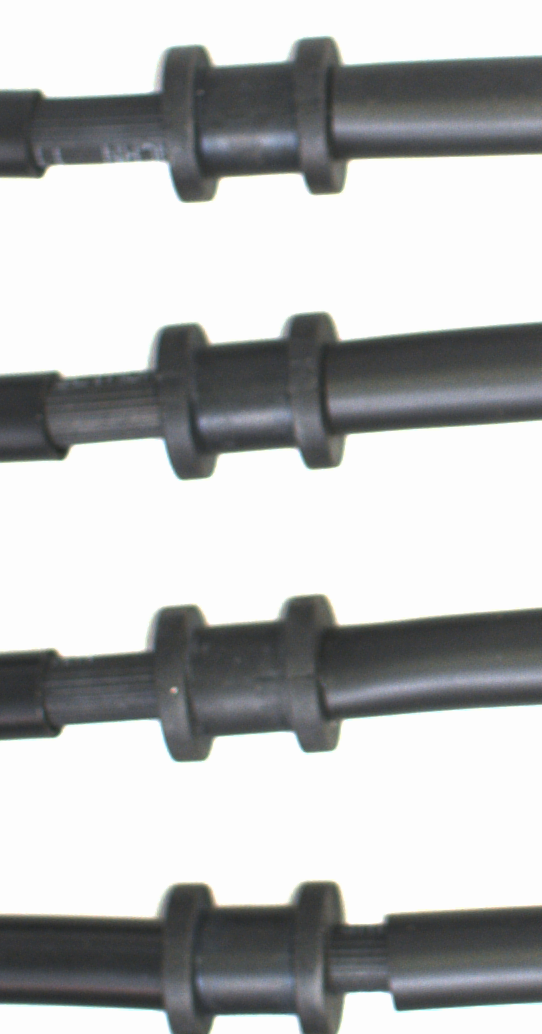
#> input picture datafornichi/src/realsense/h11.bmp, 542 x 1034 px
$ python tm_cmd.py
#> lines starting #> are read from the running program, lines starting #| are printed output that depends on the picture; after the words box and inside, x2 and y2 are one past the last pixel; in counts of white or black regions, pixels touching at a corner belong together; long printed decimals are rounded
import os
import cv2
import numpy as np
import math
import time
import sys
try:
    import imutils
except:
    os.system("pip install imutils")
    import imutils


def crop_and_process_large_image(large_image_path, coordinates_str):
    large_image = cv2.imread(large_image_path)
    try:
        coordinates = list(map(int, coordinates_str.split(',')))
        x1, y1, x2, y2, x4, y4, x3, y3 = coordinates
        x = int(min(x1, x2, x3, x4))
        y = int(min(y1, y2, y3, y4))
        width = int(max(x1, x2, x3, x4) - x)
        height = int(max(y1, y2, y3, y4) - y)
        cropped_image = large_image[y:y + height, x:x + width]
        return cropped_image,x,y
    except:
        if not coordinates_str:
            cropped_image= large_image
            return  cropped_image,0,0
        print("coordinates erro")
        return 0,0,0,0


def fit_angel_pca(sr,thr):
    min = 3000
    output = {}
    # tien xu ly
    img_src = cv2.cvtColor(sr, cv2.COLOR_BGR2GRAY)
    blurred = cv2.GaussianBlur(img_src, (3, 3), 0)
    _,src = cv2.threshold(blurred,thr, 255, cv2.THRESH_BINARY_INV)
    contours, hierarchy = cv2.findContours(src, cv2.RETR_TREE, cv2.CHAIN_APPROX_NONE)
    for index, cnt in enumerate(contours):
        if hierarchy[0, index, 3] != -1:
            continue;
        # if hierarchy[0, index, 2] != -1:
        #     continue;
        area = cv2.contourArea(cnt)
        if area >= min:
            data = cnt[:, 0, :].astype(np.float32)
            mean, eigenvectors = cv2.PCACompute(data, mean=None)
            angel = math.atan2(eigenvectors[0][1], eigenvectors[0][0]) * (180 / math.pi)
            mean_point = (int(round(mean[0][0])), int(round(mean[0][1])))
            cv2.circle(sr, mean_point, 5, (0, 0, 255), -1)
            output[tuple(mean.flatten())] = angel
            scale = 100
            vector2_end = (int(mean_point[0] + eigenvectors[0][0] * scale), int(mean_point[1] + eigenvectors[0][1] * scale))
            cv2.line(sr, mean_point, vector2_end, (0, 255, 0), 1, cv2.LINE_AA)
            text = f"(angel: {angel})"
            cv2.putText(sr, text, (int(round(mean[0][0]) - 30), int(round(mean[0][1]) + 30)), cv2.FONT_HERSHEY_SIMPLEX, 0.5, (255, 0, 0), 1)
    # cv2.imshow('Original Image', sr)
    return output,src,contours,hierarchy

def remove_jig(img):
    hsv = cv2.cvtColor(img, cv2.COLOR_BGR2HSV)
    lower_blue = np.array([90, 80, 80])
    upper_blue = np.array([130, 255, 255])
    # Tạo mask để chỉ giữ lại các pixel nằm trong khoảng giá trị màu xanh dương
    mask = np.zeros_like(img, dtype=np.uint8)
    mask[(hsv[:, :, 0] >= lower_blue[0]) & (hsv[:, :, 0] <= upper_blue[0]) &
         (hsv[:, :, 1] >= lower_blue[1]) & (hsv[:, :, 1] <= upper_blue[1]) &
         (hsv[:, :, 2] >= lower_blue[2]) & (hsv[:, :, 2] <= upper_blue[2])] =255
    result = cv2.bitwise_or(img, mask)
    # cv2.imshow('Original Image', mask)
    # cv2.imshow('Image without Blue-Green Objects', result)
    return result

def padding(img,size):
    top, bottom, left, right = size, size,0,0
    border_color = [0, 0, 0]
    image_with_padding = cv2.copyMakeBorder(img, top, bottom, left, right, cv2.BORDER_CONSTANT, value=border_color)
    return image_with_padding

def rotate_point_in_image(image, point, angle_degrees):
    height, width = image.shape[:2]
    center = (width // 2, height // 2)
    rotation_matrix = cv2.getRotationMatrix2D(center, angle_degrees, 1.0)
    rotated_point = np.dot(rotation_matrix, np.array([point[0], point[1], 1]))
    new_x, new_y = rotated_point[:2].astype(int)
    newpoint = (int(new_x),int(new_y))
    return newpoint


def matching(edges_src,edges_tem,template,object,min_thresh,sr0):
    # # init parameter
    method = eval("cv2.TM_CCOEFF_NORMED")
    h, w = edges_tem.shape[:2]
    topleft = [0, 0]
    y_size = max(h, w)
    x_size = edges_src.shape[1]
    angel_target = []
    mean_target = []
    for angle_t in template.values():
        for index, (mean, angles) in enumerate(object.items()):
            # angle = angles - angle_t
            angle = angles
            rotated_src = imutils.rotate(edges_src,angle)
            roi_x = 0
            roi_y = int(mean[1] - y_size/2)
            roi_y = max(roi_y, 0)
            # Tạo ROI (Region of Interest)
            roi = rotated_src[roi_y:roi_y + y_size, roi_x:x_size]
            # cv2.imshow('roi', roi)
            if(roi_y+y_size) > edges_src.shape[0]:
                size = roi_y+y_size - edges_src.shape[0]
                roi =  padding(roi, size)
                roi_y = roi_y - size
            res = cv2.matchTemplate(roi, edges_tem, method)
            min_val, max_val, min_loc, max_loc = cv2.minMaxLoc(res)
            # print(max_val)
            if max_val >= min_thresh:
                # sr0 = imutils.rotate(sr0, angle)
                topleft = max_loc
                topleft = (topleft[0], topleft[1] + roi_y)
                bottomright = (topleft[0] + w, topleft[1] + h)
                # cv2.rectangle(sr0, topleft, bottomright, (0, 255, 255), 1)
                center_x = (topleft[0] + bottomright[0]) // 2
                center_y = (topleft[1] + bottomright[1]) // 2
                # sr0 = imutils.rotate(sr0, -angle)

                m_target = (center_x, center_y)
                m_target = rotate_point_in_image(sr0, m_target, -angle)
                cv2.circle(sr0, (m_target[0], m_target[1]), 3, (0, 255, 255), -1)
                mean_target.append(m_target)
                angel_target.append(angles)
    # cv2.imshow('Original Image', sr0)
    # cv2.imwrite("kt_mean.png",sr0)
    # cv2.waitKey(0)
    return  angel_target,mean_target

path ="datafornichi/src/realsense/h11.bmp"
coordinates_src = ""
coordinates_tem ="134,14,300,14,145,180,345,180"
thresh = 180

tart_time = time.time()
sr0,xs,ys = crop_and_process_large_image(path,coordinates_src)
#> in crop_and_process_large_image, large_image is the input picture: shape (1034, 542, 3); mean B, G, R 186.7, 186.5, 185.1
#> xs = 0; ys = 0

sr1,xt,yt = crop_and_process_large_image(path,coordinates_tem)
#> call 2 of crop_and_process_large_image, with large_image_path = 'datafornichi/src/realsense/h11.bmp', coordinates_str = '134,14,300,14,145,180,345,180'
#> in crop_and_process_large_image (call 2), `cropped_image = large_image[y:y + height, x:x + width]`:
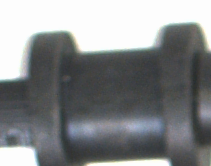
#> cropped_image: shape (166, 211, 3); mean B, G, R 137.5, 136.3, 133.7
#> xt = 134; yt = 14


sr1 = remove_jig(sr1)
sr0 = remove_jig(sr0)

start_time = time.time()
template,edges_tem,contourt,_ = fit_angel_pca(sr1,thresh)
#> in fit_angel_pca, `_,src = cv2.threshold(blurred,thr, 255, cv2.THRESH_BINARY_INV)`:
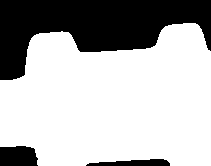
#> src: shape (166, 211); 70% white; 3 black regions
#> in fit_angel_pca, `contours, hierarchy = cv2.findContours(src, cv2.RETR_TREE, cv2.CHAIN_A..`: contours = 1 contour; box (x1, y1, x2, y2) and area: (0, 23, 211, 166) 24192
#> the loop in fit_angel_pca, `for index, cnt in enumerate(contours):` made 1 pass
#> (area, mean, eigenvectors, angel, mean_point, scale, vector2_end, text) on pass 1: (24191.5, [[110.4, 100.4]], [[0.998, -0.0554], [0.0554, 0.998]], -3.18, (110, 100), 100, (209, 94), '(angel: -3.1764771848750564)')
#> after the loop in fit_angel_pca, `for index, cnt in enumerate(contours):`:
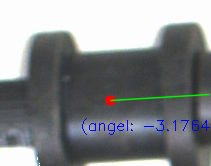
#> sr: shape (166, 211, 3); mean B, G, R 138, 135.9, 133
#> after the loop in fit_angel_pca, `for index, cnt in enumerate(contours):`: output = {(110.4, 100.4): -3.18}
#> template = {(110.4, 100.4): -3.18}; contourt has the same summary as contours in fit_angel_pca
object,edges_src,contours,hierarchy = fit_angel_pca(sr0,thresh)
#> call 2 of fit_angel_pca, with thr = 180
#> in fit_angel_pca (call 2), `_,src = cv2.threshold(blurred,thr, 255, cv2.THRESH_BINARY_INV)`:
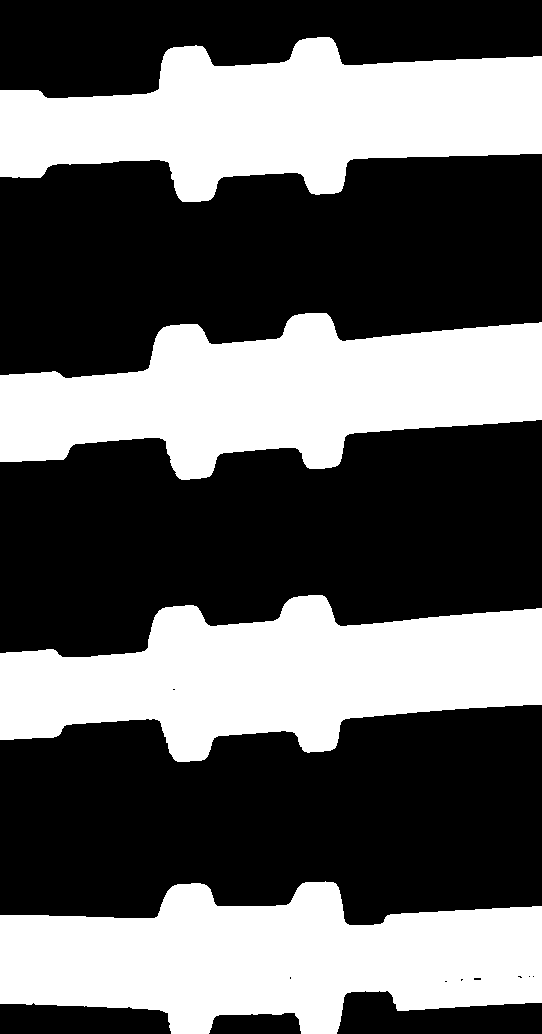
#> src: shape (1034, 542); 39.5% white; 4 white regions
#> in fit_angel_pca (call 2), `contours, hierarchy = cv2.findContours(src, cv2.RETR_TREE, cv2.CHAIN_A..`: contours = 12 contours, 7 with area under 20; largest, box (x1, y1, x2, y2) and area: (0, 881, 542, 1034) 55231, (0, 313, 542, 480) 54822, (0, 595, 542, 762) 54508, (0, 37, 542, 202) 54064, (473, 977, 482, 981) 22
#> the loop in fit_angel_pca (call 2), `for index, cnt in enumerate(contours):` made 12 passes
#> (area, mean, eigenvectors, angel, mean_point, vector2_end, text) on passes 1, 9, 11: (55231, [[273.4, 959.3]], [[1, -0.00834], [0.00834, 1]], -0.478, (273, 959), (372, 958), '(angel: -0.47796756757220815)'), (54507.5, [[268.5, 676.6]], [[0.997, -0.079], [0.079, 0.997]], -4.53, (269, 677), (368, 669), '(angel: -4.533302152168847)'), (54822, [[269.1, 394.4]], [[0.996, -0.0942], [0.0942, 0.996]], -5.41, (269, 394), (368, 384), '(angel: -5.406462201956112)')
#> after the loop in fit_angel_pca (call 2), `for index, cnt in enumerate(contours):`:
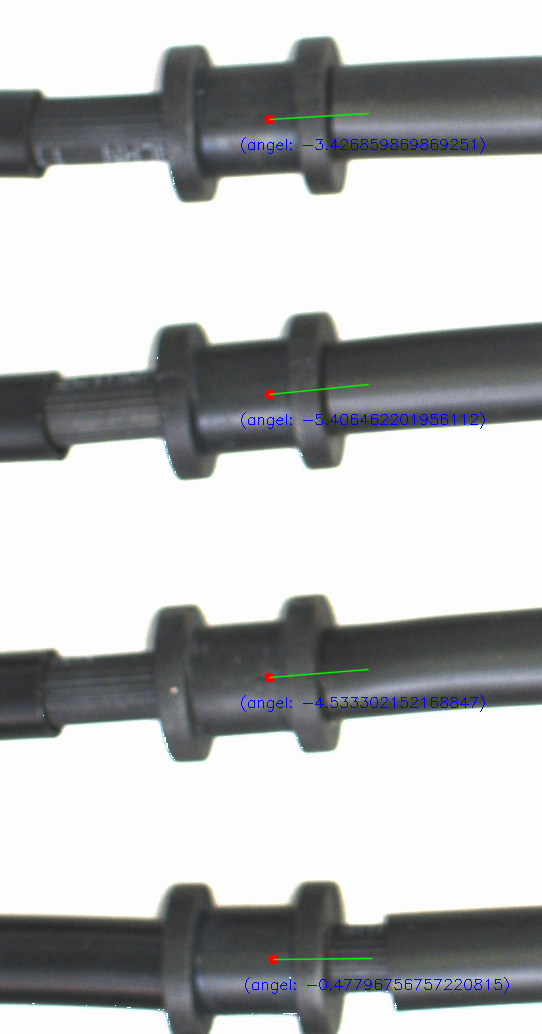
#> sr: shape (1034, 542, 3); mean B, G, R 187.2, 186.2, 184.8
#> after the loop in fit_angel_pca (call 2), `for index, cnt in enumerate(contours):`: output = {(273.4, 959.3): -0.478, (268.5, 676.6): -4.53, (269.1, 394.4): -5.41, (269.3, 118.7): -3.43}
#> object has the same summary as output in fit_angel_pca

angel, mean = matching(edges_src,edges_tem,template,object,0.5,sr0)
#> the loop in matching, `for angle_t in template.values():` made 1 pass
#> angle_t on pass 1: -3.18
#> pass 1, in padding, `image_with_padding = cv2.copyMakeBorder(img, top, bottom, left, right,..`:
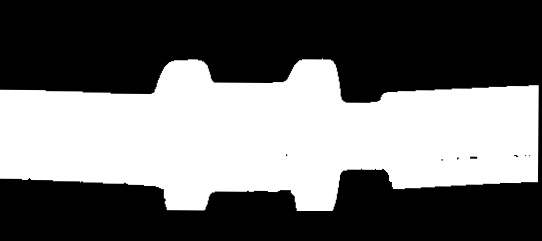
#> image_with_padding: shape (241, 542); min 0, max 255, mean 108.5
#> after the loop in matching, `for angle_t in template.values():`:
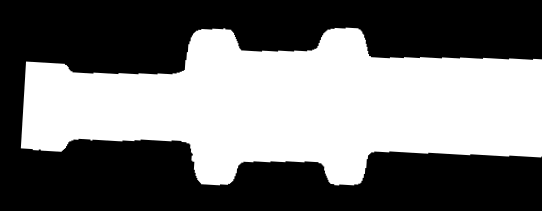
#> roi: shape (211, 542); min 0, max 255, mean 116.9
#> after the loop in matching, `for angle_t in template.values():`: angel_target = [-0.478, -4.53, -5.41, -3.43]; mean_target = [(238, 937), (230, 657), (234, 373), (239, 97)]; size = 30
#> angel = [-0.478, -4.53, -5.41, -3.43]; mean = [(238, 937), (230, 657), (234, 373), (239, 97)]
print(angel,mean)
#| [-0.478, -4.533, -5.406, -3.427] [(238, 937), (230, 657), (234, 373), (239, 97)]
end_time = time.time()
execution_time = end_time - start_time
print(f"Thời gian chạy: {execution_time} giây")
# cv2.waitKey(0)
cv2.destroyAllWindows()

# [36 lines of commented-out code are left out]

$ run again, with datafornichi/src/realsense/jig1.jpg saved as datafornichi/src/realsense/h11.bmp
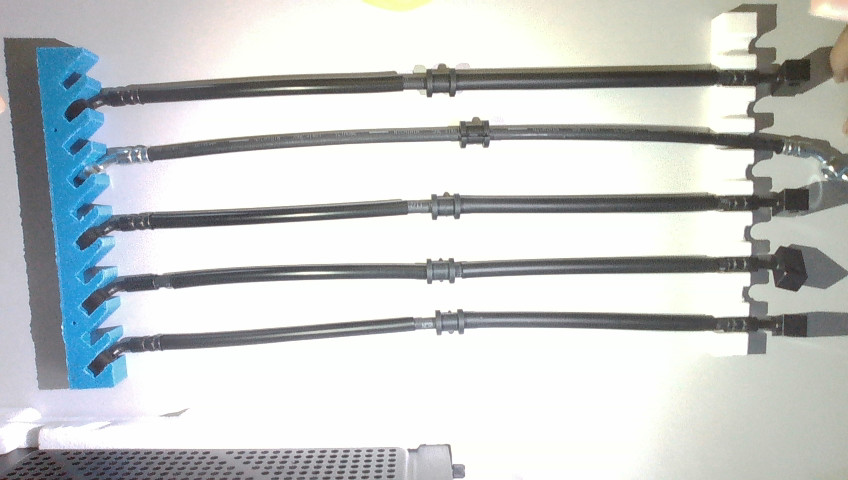
#> input picture datafornichi/src/realsense/jig1.jpg, 848 x 480 px
#> in crop_and_process_large_image, large_image is the input picture: shape (480, 848, 3); mean B, G, R 202.7, 202.7, 198.9
#> xs = 0
#> xt = 134; yt = 14
#> hsv: shape (166, 211, 3); mean H, S, V 56.3, 8.3, 216.6
#> hsv: shape (480, 848, 3); mean H, S, V 53.2, 17.5, 207.1
#> src: shape (166, 211); 20.9% white; 2 white regions
#> in fit_angel_pca, `contours, hierarchy = cv2.findContours(src, cv2.RETR_TREE, cv2.CHAIN_A..`: contours = 6 contours, 2 with area under 20; largest, box (x1, y1, x2, y2) and area: (0, 59, 211, 91) 4088, (0, 116, 211, 149) 2878, (141, 72, 178, 77) 101, (3, 137, 9, 148) 27
#> the loop in fit_angel_pca, `for index, cnt in enumerate(contours):` made 6 passes
#> (area, mean, eigenvectors, angel, mean_point, scale, vector2_end, text) on pass 5: (4088, [[105, 73.75]], [[0.998, -0.0555], [0.0555, 0.998]], -3.18, (105, 74), 100, (204, 68), '(angel: -3.17876087554558)')
#> after the loop in fit_angel_pca, `for index, cnt in enumerate(contours):`:
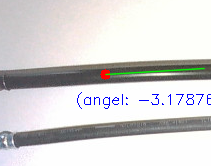
#> sr: shape (166, 211, 3); mean B, G, R 212, 211.9, 213.6
#> after the loop in fit_angel_pca, `for index, cnt in enumerate(contours):`: output = {(105, 73.75): -3.18}
#> contourt has the same summary as contours in fit_angel_pca
#> img_src: shape (480, 848)
#> blurred: shape (480, 848)
#> src: shape (480, 848); 25.5% white; 20 white regions (10 under 20 px)
#> in fit_angel_pca (call 2), `contours, hierarchy = cv2.findContours(src, cv2.RETR_TREE, cv2.CHAIN_A..`: contours = 77 contours, 55 with area under 20; largest, box (x1, y1, x2, y2) and area: (67, 0, 848, 373) 75606, (0, 0, 83, 390) 13171, (0, 427, 403, 480) 11220, (751, 152, 829, 193) 1799, (813, 459, 848, 480) 260
#> the loop in fit_angel_pca (call 2), `for index, cnt in enumerate(contours):` made 77 passes
#> (area, mean, eigenvectors, angel, mean_point, vector2_end, text) on passes 7, 27, 68: (11219.5, [[228.5, 462.1]], [[1, 0.00343], [-0.00343, 1]], 0.196, (229, 462), (328, 462), '(angel: 0.19643747207207024)'), (75605.5, [[485.5, 200.9]], [[0.998, -0.0581], [0.0581, 0.998]], -3.33, (486, 201), (585, 195), '(angel: -3.328928498016764)'), (13171, [[37.04, 165.3]], [[0.0419, 0.999], [0.999, -0.0419]], 87.6, (37, 165), (41, 264), '(angel: 87.60029206081717)')
#> `object,edges_src,contours,hierarchy = fit_angel_pca(sr0,thresh)`: object = {(228.5, 462.1): 0.196, (485.5, 200.9): -3.33, (37.04, 165.3): 87.6}
#> the loop in matching, `for angle_t in template.values():` made 1 pass
#> angle_t on pass 1: -3.18
#> after the loop in matching, `for angle_t in template.values():`:
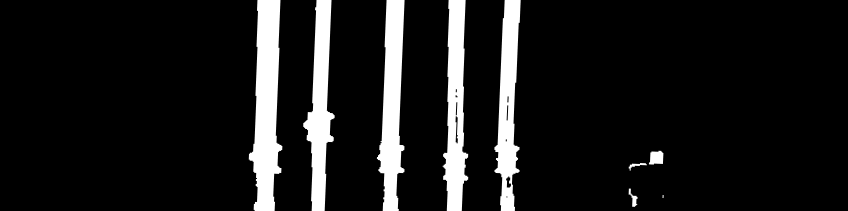
#> roi: shape (211, 848); min 0, max 255, mean 26.6
#> after the loop in matching, `for angle_t in template.values():`: angel_target = [0.196, -3.33]; mean_target = [(163, 473), (187, 231)]; size = 87
#> `angel, mean = matching(edges_src,edges_tem,template,object,0.5,sr0)`: angel = [0.196, -3.33]; mean = [(163, 473), (187, 231)]
#| [0.1964, -3.329] [(163, 473), (187, 231)]

$ run again, with datafornichi/src/realsense/rs1.jpg saved as datafornichi/src/realsense/h11.bmp
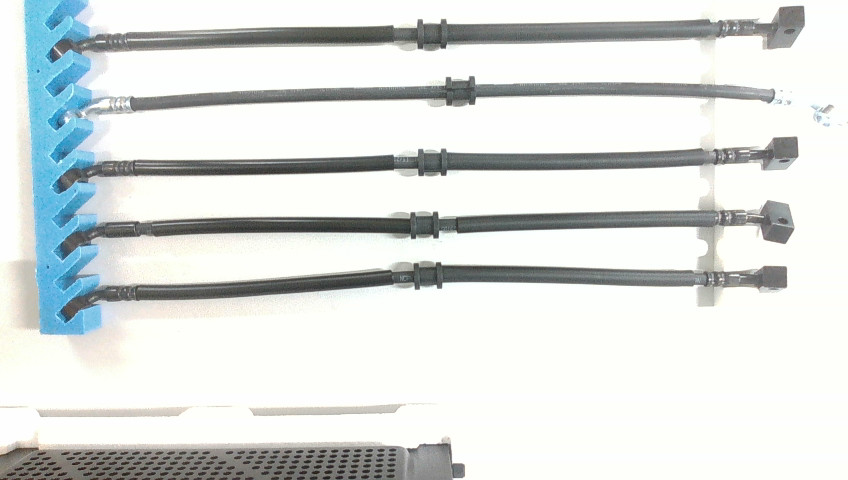
#> input picture datafornichi/src/realsense/rs1.jpg, 848 x 480 px
#> in crop_and_process_large_image, large_image is the input picture: shape (480, 848, 3); mean B, G, R 220.9, 222.7, 218.5
#> xs = 0
#> xt = 134; yt = 14
#> hsv: shape (166, 211, 3); mean H, S, V 33.9, 4.6, 213.7
#> hsv: shape (480, 848, 3); mean H, S, V 43, 12.1, 224.9
#> src: shape (166, 211); 27.8% white; 3 white regions
#> in fit_angel_pca, `contours, hierarchy = cv2.findContours(src, cv2.RETR_TREE, cv2.CHAIN_A..`: contours = 7 contours, 2 with area under 20; largest, box (x1, y1, x2, y2) and area: (0, 13, 211, 36) 3501, (0, 143, 211, 162) 3107, (0, 74, 211, 98) 2478, (58, 17, 84, 21) 57, (84, 16, 96, 20) 21
#> the loop in fit_angel_pca, `for index, cnt in enumerate(contours):` made 7 passes
#> (area, mean, eigenvectors, angel, mean_point, scale, vector2_end, text) on passes 1, 3: (3107, [[105, 152.6]], [[1, -0.0148], [0.0148, 1]], -0.845, (105, 153), 100, (204, 151), '(angel: -0.8452487659761518)'), (3501, [[93.21, 23.93]], [[1, -0.0246], [0.0246, 1]], -1.41, (93, 24), 100, (192, 21), '(angel: -1.4121016534978315)')
#> after the loop in fit_angel_pca, `for index, cnt in enumerate(contours):`:
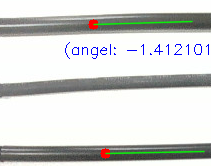
#> sr: shape (166, 211, 3); mean B, G, R 210.1, 212.3, 210.7
#> after the loop in fit_angel_pca, `for index, cnt in enumerate(contours):`: output = {(105, 152.6): -0.845, (93.21, 23.93): -1.41}
#> contourt has the same summary as contours in fit_angel_pca
#> img_src: shape (480, 848)
#> blurred: shape (480, 848)
#> src: shape (480, 848); 18.3% white; 15 white regions (4 under 20 px)
#> in fit_angel_pca (call 2), `contours, hierarchy = cv2.findContours(src, cv2.RETR_TREE, cv2.CHAIN_A..`: contours = 41 contours, 24 with area under 20; largest, box (x1, y1, x2, y2) and area: (0, 442, 465, 480) 14300, (52, 6, 805, 59) 13442, (63, 201, 794, 253) 11853, (64, 261, 787, 318) 11496, (60, 137, 798, 189) 11372
#> the loop in fit_angel_pca (call 2), `for index, cnt in enumerate(contours):` made 41 passes
#> (area, mean, eigenvectors, angel, mean_point, vector2_end, text) on passes 1, 3, 10: (14299.5, [[234.9, 463.3]], [[1, -0.00503], [0.00503, 1]], -0.288, (235, 463), (334, 462), '(angel: -0.288080929399459)'), (11496, [[429.5, 281.8]], [[1, -0.0307], [0.0307, 1]], -1.76, (430, 282), (529, 278), '(angel: -1.7599441204185022)'), (11853, [[441.2, 224.1]], [[1, -0.0174], [0.0174, 1]], -0.996, (441, 224), (540, 222), '(angel: -0.9959956400944606)')
#> `object,edges_src,contours,hierarchy = fit_angel_pca(sr0,thresh)`: object = {(234.9, 463.3): -0.288, (429.5, 281.8): -1.76, (441.2, 224.1): -0.996, (432.9, 162.8): -1.42, (454.4, 93.41): -1, (433.3, 34.6): -1.35}
#> the loop in matching, `for angle_t in template.values():` made 2 passes
#> angle_t on passes 1 to 2: -0.845, -1.41
#> after the loop in matching, `for angle_t in template.values():`:
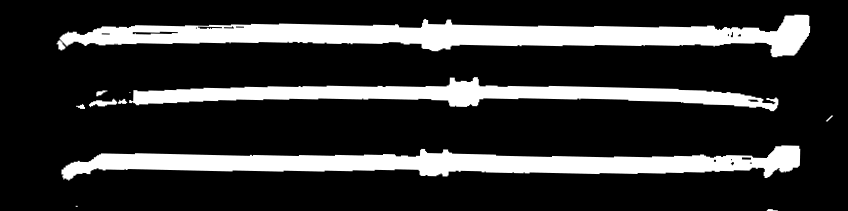
#> roi: shape (211, 848); min 0, max 255, mean 49.8
#> after the loop in matching, `for angle_t in template.values():`: angel_target = [-1.76, -0.996, -1.42, -1, -1.35, -1.76, -0.996, -1.42, -1, -1.35]; mean_target = [(256, 285), (194, 223), (451, 155), (239, 97), (237, 97), (256, 285), (194, 223), (451, 155), (239, 97), (237, 97)]; size = 88
#> `angel, mean = matching(edges_src,edges_tem,template,object,0.5,sr0)`: angel has the same summary as angel_target in matching; mean has the same summary as mean_target in matching
#| [-1.760, -0.996, -1.416, -1.004, -1.346, -1.760, -0.996, -1.416, -1.004, -1.346] [(256, 285), (194, 223), (451, 155), (239, 97), (237, 97), (256, 285), (194, 223), (451, 155), (239, 97), (237, 97)]
